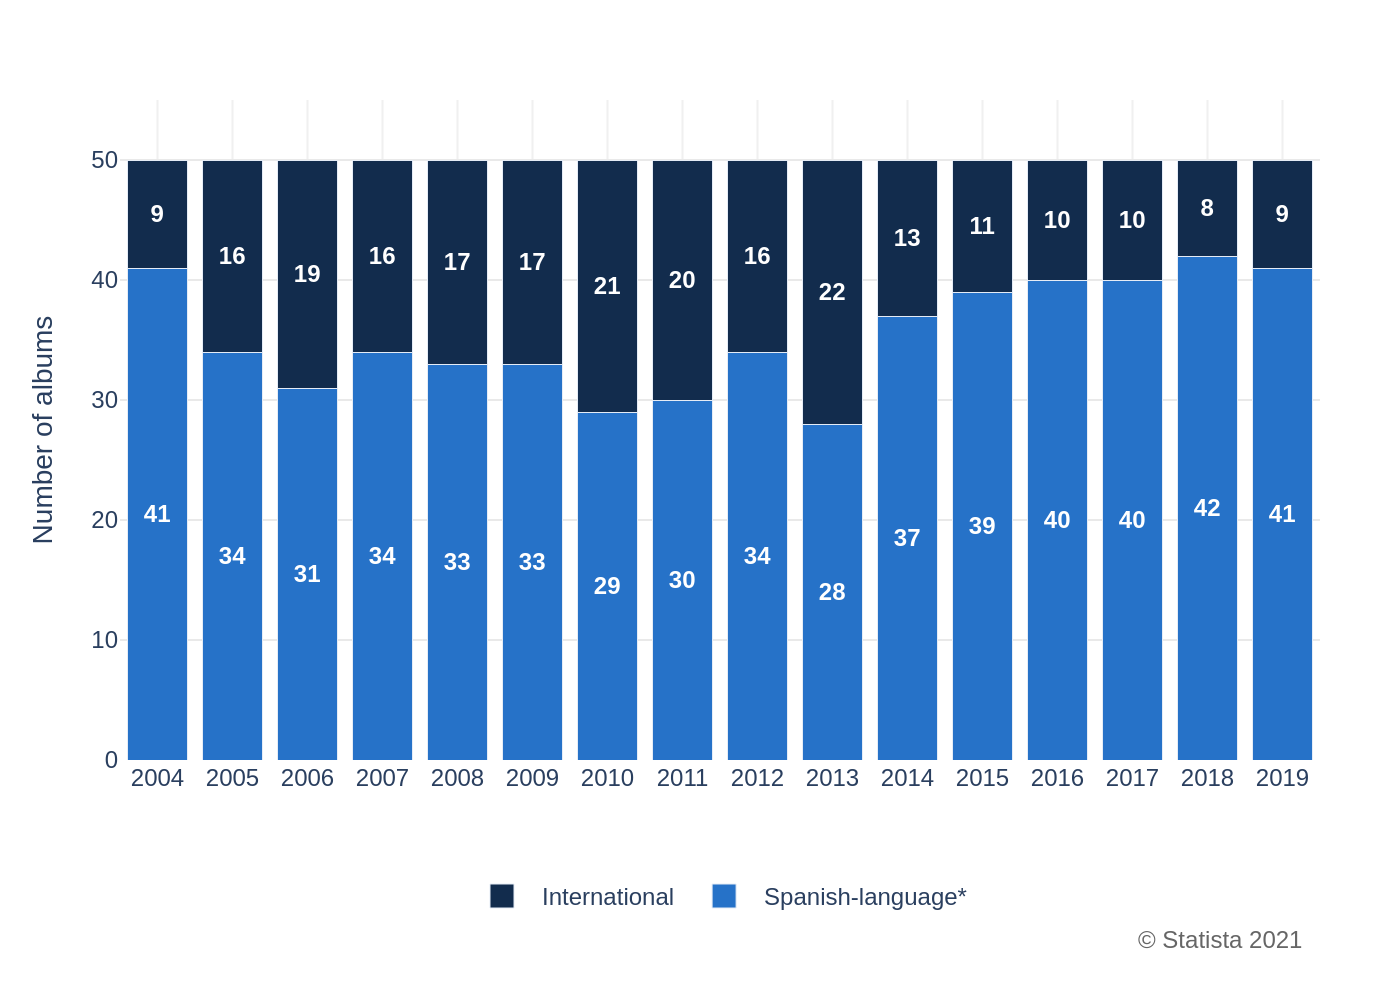

Recreate this plot in Python.
import sys
import json
import os
import plotly.graph_objects as go

if len(sys.argv) != 2:
    print("Usage: python recreate_chart.py <path_to_json_file>")
    sys.exit(1)

json_path = sys.argv[1]

try:
    with open(json_path, 'r', encoding='utf-8') as f:
        chart_details = json.load(f)
except FileNotFoundError:
    print(f"Error: JSON file not found at {json_path}")
    sys.exit(1)
except json.JSONDecodeError:
    print(f"Error: Could not decode JSON from {json_path}")
    sys.exit(1)

chart_data = chart_details.get('chart_data', [])
texts = chart_details.get('texts', {})
colors = chart_details.get('colors', [])

fig = go.Figure()

for i, series in enumerate(chart_data):
    fig.add_trace(go.Bar(
        x=series.get('x'),
        y=series.get('y'),
        name=series.get('name'),
        marker_color=colors[i % len(colors)] if colors else None,
        text=series.get('y'),
        textposition='inside',
        insidetextanchor='middle',
        textfont=dict(
            family="Arial",
            color='white'
        ),
        texttemplate='<b>%{text}</b>'
    ))

fig.update_layout(
    barmode='stack',
    title_text=texts.get('title'),
    xaxis_title_text=texts.get('xlabel'),
    yaxis_title_text=texts.get('ylabel'),
    font=dict(
        family="Arial",
        size=12
    ),
    plot_bgcolor='white',
    legend=dict(
        orientation="h",
        yanchor="bottom",
        y=-0.25,
        xanchor="center",
        x=0.5
    ),
    xaxis=dict(
        type='category',
        showgrid=True,
        gridcolor='#f0f0f0',
        gridwidth=1
    ),
    yaxis=dict(
        range=[0, 55],
        tickvals=[0, 10, 20, 30, 40, 50],
        showgrid=True,
        gridcolor='#e9e9e9'
    ),
    margin=dict(l=60, r=40, t=50, b=120)
)

if texts.get('source'):
    fig.add_annotation(
        text=texts['source'],
        align='right',
        showarrow=False,
        xref='paper',
        yref='paper',
        x=0.99,
        y=-0.3,
        font=dict(
            family="Arial",
            size=12,
            color="#666666"
        )
    )

base_filename = os.path.splitext(os.path.basename(json_path))[0]
output_filename = f"{base_filename}.png"

fig.write_image(output_filename, scale=2)

print(f"Chart saved to {output_filename}")
